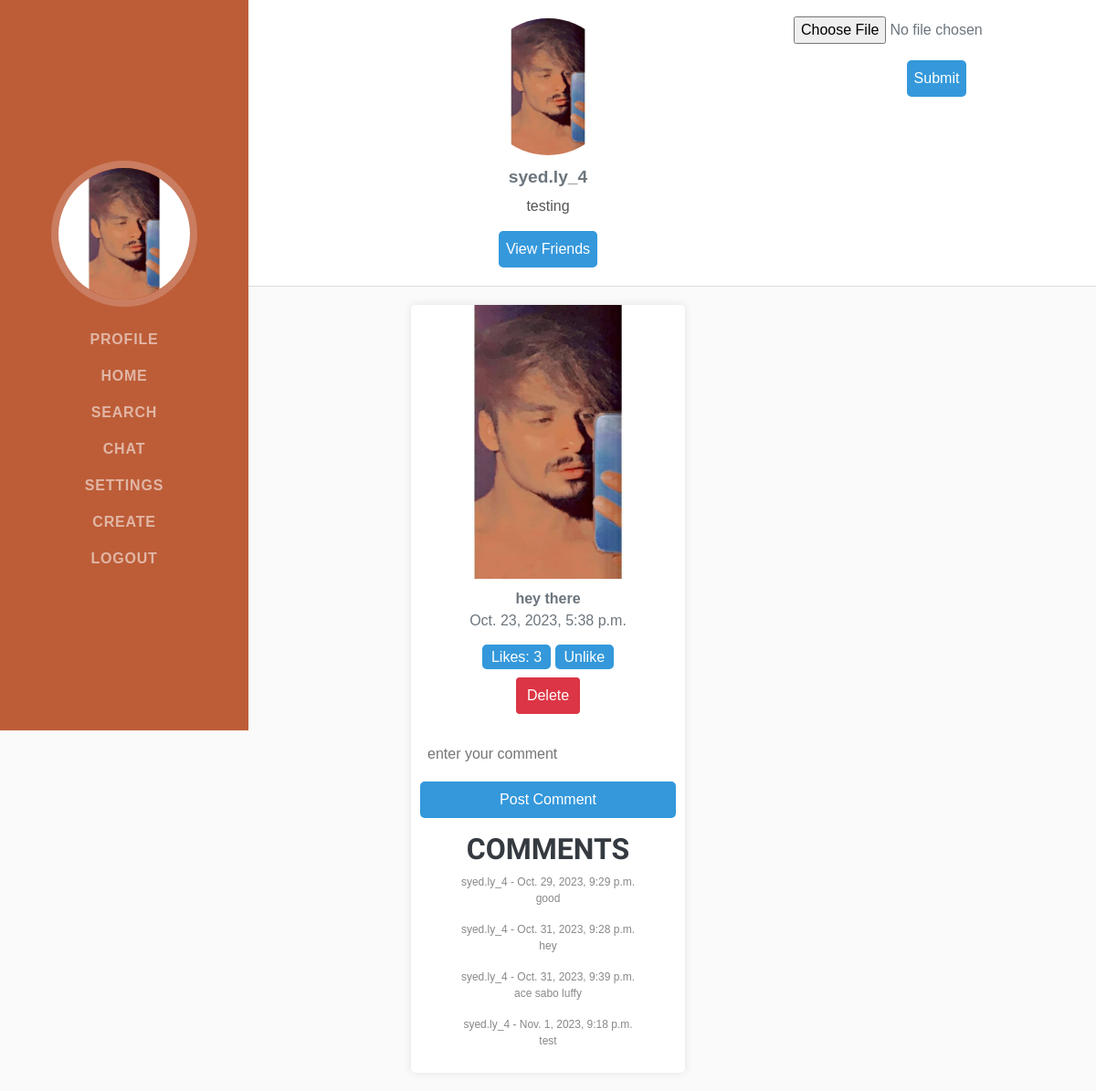
The app's page /profile (signed in) with its own data.
### myapp/models.py (models this page shows, shortened)
class User(AbstractBaseUser, PermissionsMixin):
    email = models.EmailField(blank=True, unique=True, default='')
    name = models.CharField(max_length=50, null= False)
    f_name = models.CharField(max_length=50, null= False)
    l_name = models.CharField(max_length=50, null= False)
    phone_num = models.CharField(max_length=11, null= False)
    profile_img = models.ImageField(upload_to='myapp/images', blank=True, null=True)
    bio = models.CharField(max_length=50, default="hey there!")
    private_account = models.BooleanField(default=False)
    is_active = models.BooleanField(default=True)
    is_superuser = models.BooleanField(default=False)
    is_staff = models.BooleanField(default=False)
    date_joined = models.DateTimeField(default=timezone.now)
    last_login = models.DateTimeField(blank=True, null=True)
    objects = CustomUserManager()
    USERNAME_FIELD = 'email'
    EMAIL_FIELD = 'email'
    REQUIRED_FIELDS = []
    class Meta:
        verbose_name = 'User'
        verbose_name_plural = 'Users'

class Post(models.Model):
    post = models.ImageField(upload_to='posts')
    caption = models.CharField(max_length=250 ,blank=True, null=True)
    date = models.DateTimeField(auto_now_add=True)
    user = models.ForeignKey(User, on_delete=models.CASCADE)
    like = models.ManyToManyField(User, blank=True, related_name='liked_post')

class Comment(models.Model):
    post = models.ForeignKey(Post, on_delete=models.CASCADE)
    user = models.ForeignKey(User, on_delete=models.CASCADE)
    comment = models.CharField(max_length=255, blank=True, null=True)
    created_at = models.DateTimeField(auto_now_add=True)

### myapp/views.py (the view)
# urls.py: path("profile", views.profile, name="profile"),
@login_required(login_url="/")
def profile(request):
    current_user = request.user
    post = Post.objects.filter(user=current_user)
    posts = reversed(post)
    comments = Comment.objects.filter(post__in=post)
    follow_req = Friendship.objects.filter(to_user=current_user, accepted=False)
    context = {
        'Post':posts,
        'Comment' : comments,
        'follow_request': follow_req
    }
    return render(request,'profile.html',context)

### templates/profile.html (shortened to what this page needs)
{% extends 'base.html' %}
{% block body %}
<!DOCTYPE html>
<html lang="en">
<head>
</head>
<body>
    <header>
        {% if user.profile_img %}
        <a href="{{ user.profile_img.url }}"><img id="profile-pic" src="{{ user.profile_img.url }}" alt="Profile Picture"></a>
        {% else %}
        <img id="profile-pic" src="/media/influx.png" alt="Profile Picture">
        {% endif %}
        <div id="button" class="button">
            <form action="/image" method="post" enctype="multipart/form-data">
                <input type="file" name="image" id="image" accept="image/*">
                <div><button type="Submit" class="Submit">Submit</button></div>
            </form>
        </div>
        <div id="profile-info">
            <div id="username">{{ user.name }}</div>
            <div id="bio">{{ user.bio }}</div>
            <a href="viewfriends" id="friends-button">View Friends</a>
        </div>
    </header>
    <div id="post-container">
        {% for post in Post %}
        <center>
        <div class="post">
            {% if post.post %}
            <div>
            <a href="{{ post.post.url }}"><img style="max-width:100%; height:auto;" src="{{ post.post.url }}" alt="Post"></a>
            </div>
            {% else %}
            <p>No Post To Show</p>
            {% endif %}
            <div class="post-content">
                <strong>{{ post.caption }}</strong>
                <p>{{ post.date }}</p>
                <div>
                    <a href="{% url 'viewlikes' post_id=post.id %}" class="like-button">Likes: {{ post.like.count }}</a>
                    {% if request.user in post.like.all %}
                    <a href="{% url 'like' post_id=post.id %}" class="like-button">Unlike</a>
                    {% else %}
                    <a href="{% url 'like' post_id=post.id %}" class="like-button">Like</a>
                    {% endif %}
                </div>
                <div>
                    <a href="{% url 'delete_post' post_id=post.id %}" class="delete-link">Delete</a>
                </div>
                <br>
                <form action="{% url 'comments' post_id=post.id %}" method="post">
                    <input for='comment' name="comment" id="comment" placeholder="enter your comment" required>
                    <button type="submit">Post Comment</button>
                </form>
                <div class="comment-section">
                    <h3>Comments</h3>
                    {% for comment in Comment %}
                        {% if comment.post == post %}
                        <p>{{ comment.user.name }} - {{ comment.created_at }}<br>{{ comment.comment }}</p>
                        {% endif %}
                    {% endfor %}
                </div>
            </div>
        </div>
    </center>
        {% endfor %}
    </div>
</body>
</html>
{% endblock body %}

### templates/base.html (shortened to what this page needs)
<!DOCTYPE html>
<html lang="en">
    <head>
    </head>
    <body id="page-top">
        <nav class="navbar navbar-expand-lg navbar-dark bg-primary fixed-top" id="sideNav">
            <a class="navbar-brand js-scroll-trigger" href="{{ user.profile_img.url }}">
                <span class="d-none d-lg-block"><img class="img-fluid img-profile rounded-circle mx-auto mb-2" src="{{ user.profile_img.url }}" alt="Profile Picture" /></span>
            </a>
            <div class="collapse navbar-collapse" id="navbarResponsive">
                <ul class="navbar-nav">
                    <li class="nav-item"><a class="nav-link js-scroll-trigger" href="profile">Profile</a></li>
                    <li class="nav-item"><a class="nav-link js-scroll-trigger" href="home">Home</a></li>
                    <li class="nav-item"><a class="nav-link js-scroll-trigger" href="search">Search</a></li>
                    <li class="nav-item"><a class="nav-link js-scroll-trigger" href="chat">Chat</a></li>
                    <li class="nav-item"><a class="nav-link js-scroll-trigger" href="settings">Settings</a></li>
                    <li class="nav-item"><a class="nav-link js-scroll-trigger" href="create">Create</a></li>
                    <li class="nav-item"><a class="nav-link js-scroll-trigger" href="logout">Logout</a></li>
                </ul>
            </div>
        </nav>
        <div class="content">
            {% block body %} {% endblock body  %}
        </div>
    </body>
</html>

### templates/profile.html (style rules this page uses)
body { font-family: Arial, sans-serif; background-color: #fafafa; margin: 0; padding: 0; }
header { background-color: #ffffff; border-bottom: 1px solid #dbdbdb; padding: 10px; text-align: center; position: relative; }
#profile-pic { border-radius: 50%; max-width: 150px; margin-top: 10px; }
#button { position: absolute; top: 10px; right: 10px; }
#button form { display: flex; align-items: center; }
#button input { margin-right: 10px; }
#profile-info { text-align: center; padding: 10px; }
#username { font-size: 1.2em; font-weight: bold; margin-bottom: 5px; }
#bio { color: #555; margin-bottom: 10px; }
#friends-button { margin-top: 5px; background-color: #3498db; color: #fff; padding: 8px; border: none; border-radius: 5px; cursor: pointer; text-decoration: none; display: inline-block; }
#post-container { flex-wrap: wrap; justify-content: center; padding: 10px; }
.post { margin: 10px; width: 300px; background-color: #fff; box-shadow: 0 0 10px rgba(0, 0, 0, 0.1); border-radius: 5px; overflow: hidden; transition: transform 0.3s ease; }
.post img { max-width: 100%; height: auto; border-radius: 5px 5px 0 0; }
.post-content { padding: 10px; }
.comment-section { margin-top: 5px; font-size: 12px; color: #888; }
form { display: flex; flex-direction: column; }
input, button { margin-bottom: 10px; padding: 8px; border: none; border-radius: 5px; }
button { background-color: #3498db; color: #fff; cursor: pointer; }
.like-button { text-decoration: none; color: #fff; padding: 5px 10px; border-radius: 5px; cursor: pointer; background-color: #3498db; }
.delete-link { display: inline-block; padding: 8px 12px; background-color: #dc3545; color: #fff; text-decoration: none; border-radius: 4px; transition: background-color 0.3s ease; margin-top:10px; }

### records on screen
User: profile_img (picture), name "syed.ly_4", bio "testing"
Post: post (picture), caption "hey there", date "Oct. 23, 2023, 5:38 p.m.", like.count "3", shows "Unlike"
Comment: user.name "syed.ly_4", created_at "Oct. 29, 2023, 9:29 p.m.", comment "good"
Comment: user.name "syed.ly_4", created_at "Oct. 31, 2023, 9:28 p.m.", comment "hey"
Comment: user.name "syed.ly_4", created_at "Oct. 31, 2023, 9:39 p.m.", comment "ace sabo luffy"
Comment: user.name "syed.ly_4", created_at "Nov. 1, 2023, 9:18 p.m.", comment "test"
